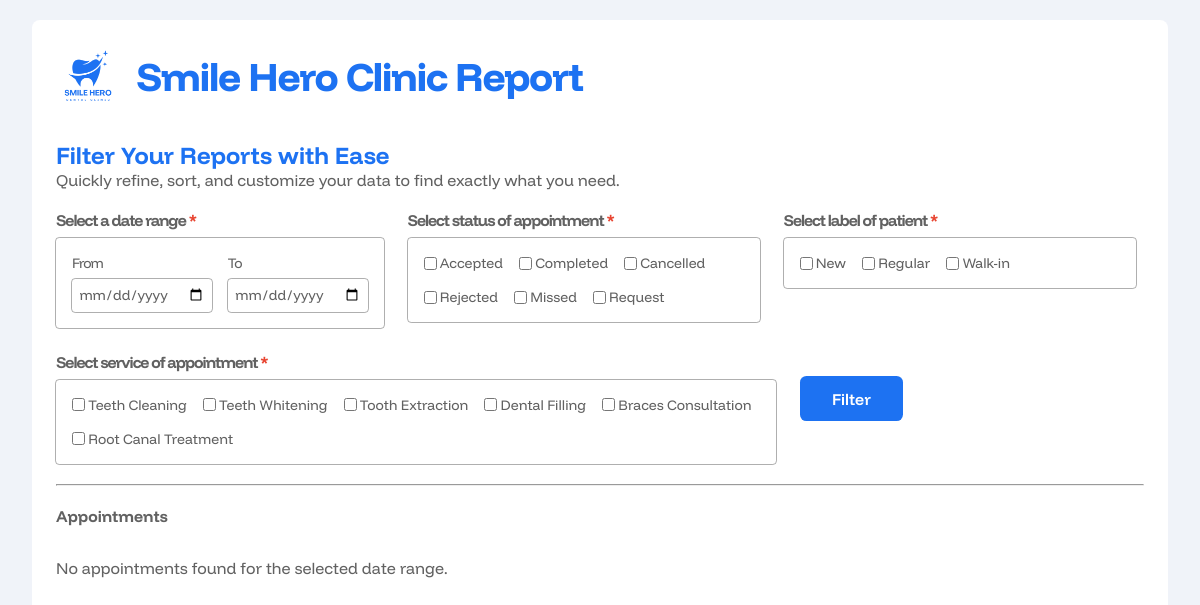
/admin/raw_report.php (signed in), run on the app's committed database.
### tables this page shows
CREATE TABLE `services` (
  `service_id` int(10) NOT NULL,
  `service_name` varchar(299) NOT NULL,
  `service_price` varchar(11) NOT NULL,
  `created_at` datetime NOT NULL
);

### admin/raw_report.php (the view, shortened to what this page needs)
<?php
require_once '../includes/dbh.inc.php';
$query = "SELECT * FROM services";
$stmt = $conn->prepare($query);
$stmt->execute();
$serviceresult = $stmt->get_result();
$serviceList = [];
if ($serviceresult->num_rows > 0) {
    while ($rowService = $serviceresult->fetch_assoc()) {
        $serviceList[] = $rowService;
    }
}
$datesStore = [];
$fromDate = $toDate = '';
$status = $labels = $services = [];
?>
<!DOCTYPE html>
<html lang="en">
<head>
    <link rel="stylesheet" href="../src/dist/styles.css" />
</head>
  <body class="admin__page">
    <main class="admin__main raw-report-container">
      <div class="header-container">
        <p class="heading">
          <img src="../assets/logos/logo-with-name-blue.png" alt="" style="width: 4rem; height: 4rem;">
          Smile Hero Clinic Report
        </p>
        <h1 class="header">Filter Your Reports with Ease</h1>
        <p class="sub-header">Quickly refine, sort, and customize your data to find exactly what you need.</p>
      </div>
      <form action="" method="post" class="form-fields-container">
        <div class="date-container">
          <p class="field-header">Select a date range <span>*</span></p>
          <div class="form-field">
            <div class="field">
              <label for="fromDate">From</label>
              <input type="date" name="fromDate" id="fromDate" value="<?php echo htmlspecialchars($fromDate); ?>">
            </div>
            <div class="field">
              <label for="toDate">To</label>
              <input type="date" name="toDate" id="toDate" value="<?php echo htmlspecialchars($toDate); ?>">
            </div>
          </div>
        </div>
        <div class="status-container">
          <p class="field-header">Select status of appointment <span>*</span></p>
          <div class="form-field">
            <div class="checkboxes-container">
              <div class="checkbox">
                <input type="checkbox" name="status[]" value="accepted" <?php echo in_array('accepted', $status) ? 'checked' : ''; ?>> <p>Accepted</p>
              </div>
              <div class="checkbox">
                <input type="checkbox" name="status[]" value="completed" <?php echo in_array('completed', $status) ? 'checked' : ''; ?>> <p>Completed</p>
              </div>
              <div class="checkbox">
                <input type="checkbox" name="status[]" value="canceled" <?php echo in_array('canceled', $status) ? 'checked' : ''; ?>> <p>Cancelled</p>
              </div>
              <div class="checkbox">
                <input type="checkbox" name="status[]" value="rejected" <?php echo in_array('rejected', $status) ? 'checked' : ''; ?>> <p>Rejected</p>
              </div>
              <div class="checkbox">
                <input type="checkbox" name="status[]" value="missed" <?php echo in_array('missed', $status) ? 'checked' : ''; ?>> <p>Missed</p>
              </div>
              <div class="checkbox">
                <input type="checkbox" name="status[]" value="request" <?php echo in_array('request', $status) ? 'checked' : ''; ?>> <p>Request</p>
              </div>
            </div>
          </div>
        </div>
        <div class="patient-label-container">
          <p class="field-header">Select label of patient <span>*</span></p>
          <div class="form-field">
            <div class="checkboxes-container">
              <div class="checkbox">
                <input type="checkbox" name="label[]" value="new" <?php echo in_array('new', $labels) ? 'checked' : ''; ?>> New
              </div>
              <div class="checkbox">
                <input type="checkbox" name="label[]" value="regular" <?php echo in_array('regular', $labels) ? 'checked' : ''; ?>> Regular
              </div>
              <div class="checkbox">
                <input type="checkbox" name="label[]" value="walk-in" <?php echo in_array('walk-in', $labels) ? 'checked' : ''; ?>> Walk-in
              </div>
            </div>
          </div>
        </div>
        <div class="service-container">
          <p class="field-header">Select service of appointment <span>*</span></p>
          <div class="form-field">
            <div class="checkboxes-container">
            <?php foreach($serviceList as $serviceItem): ?>
              <div class="checkbox">
                <input type="checkbox" name="service[]" value="<?php echo htmlspecialchars($serviceItem['service_name']) ?>" <?php echo in_array($serviceItem['service_name'], $services) ? 'checked' : ''; ?>> <p><?php echo $serviceItem['service_name'] ?></p>
              </div>
            <?php endforeach; ?>
            </div>
          </div>
        </div>
        <input type="submit" name="filter" value="Filter" class="form-button">
      </form>
      <hr>
       <div class="table-container">
         <h3 class="table-header">Appointments</h3>
         <?php if (!empty($datesStore)) : ?>
          <div class="header-container">
            <div class="table-heading-container">
              <div class="header-text">Filter Results
                <span class="number-results"><?php echo $totalResults; ?></span>
              </div>
              <?php include("includes/search.php"); ?>
            </div>
            <div class="buttons-container">
              <form action="includes/export.php" method="post">
                <input type="hidden" name="fromDate" value="<?php echo htmlspecialchars($fromDate); ?>">
                <input type="hidden" name="toDate" value="<?php echo htmlspecialchars($toDate); ?>">
                <input type="hidden" name="status" value="<?php echo htmlspecialchars(json_encode($status)); ?>">
                <input type="hidden" name="label" value="<?php echo htmlspecialchars(json_encode($labels)); ?>">
                <button type="submit" name="export" class="excel-btn">Export to Excel</button>
              </form>
              <button onclick="window.print()" class="print-btn">Print Table</button>
            </div>
          </div>
          <table id="appointmentsTable" class="appointments-table">
            <thead>
              <tr>
                <th>#</th>
                <th>user id</th>
                <th>doc id</th>
                <th>apt id</th>
                <th>label</th>
                <th>name</th>
                <th>email</th>
                <th>date</th>
                <th>time</th>
                <th>service</th>
                <th>status</th>
                <th>created_at</th>
              </tr>
            </thead>
            <tbody>
              <?php foreach ($datesStore as $dateReport) : ?>
              <tr class="appointment-row">
                <td>1</td>
                <td><?php echo htmlspecialchars($dateReport['user_id']); ?></td>
                <td><?php echo htmlspecialchars($dateReport['doctor_id']); ?></td>
                <td><?php echo htmlspecialchars($dateReport['appointment_id']); ?></td>
                <td><?php echo htmlspecialchars($dateReport['label']); ?></td>
                <td class="patient-name"><?php echo htmlspecialchars($dateReport['name']); ?></td>
                <td class="patient-email"><?php echo htmlspecialchars($dateReport['email']); ?></td>
                <td class="patient-cell date"><?php echo htmlspecialchars($dateReport['date']); ?></td>
                <td><?php echo htmlspecialchars($dateReport['time']); ?></td>
                <td class="patient-cell service"><?php echo htmlspecialchars($dateReport['service']); ?></td>
                <td><?php echo htmlspecialchars($dateReport['status']); ?></td>
                <td class="created-at"><?php echo htmlspecialchars($dateReport['created_at']); ?></td>
              </tr>
              <?php endforeach; ?>
            </tbody>
          </table>
          <?php else : ?>
            <p class="no-appointment-message empty-table-text">No appointments found for the selected date range.</p>
          <?php endif; ?>
      </div>
    </main>
  </body>
</html>

### data on the page
services: service_name "Teeth Cleaning"
services: service_name "Teeth Whitening"
services: service_name "Tooth Extraction"
services: service_name "Dental Filling"
services: service_name "Braces Consultation"
services: service_name "Root Canal Treatment"
